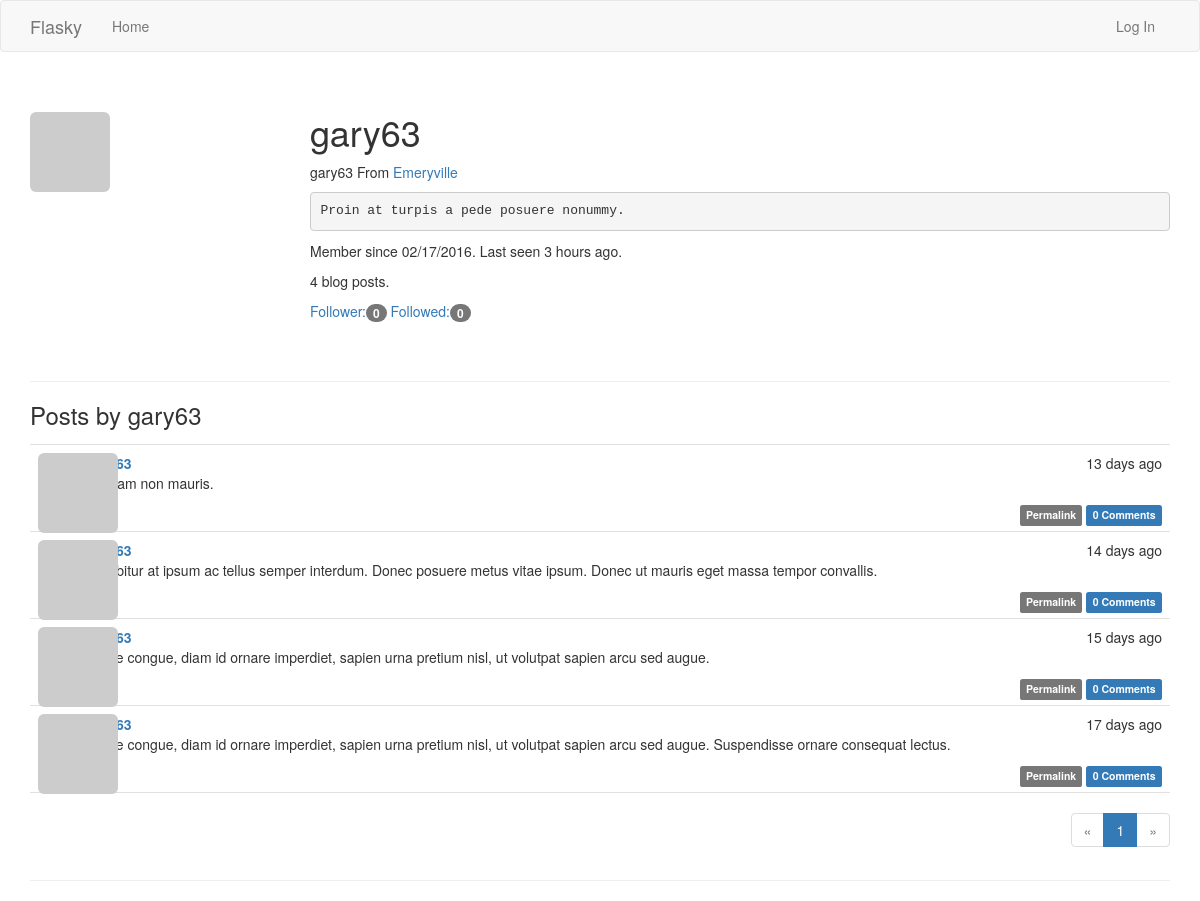
The page /user/gary63 on the database its author committed.
### app/models.py (models this page shows, shortened)
class User(UserMixin, db.Model):
    id = db.Column(db.Integer, primary_key=True)
    username = db.Column(db.String(64), unique=True, index=True)
    email = db.Column(db.String(64), unique=True, index=True)
    role_id = db.Column(db.Integer, db.ForeignKey('role.id'))
    password_hash = db.Column(db.String(128))
    confirmed = db.Column(db.Boolean, default=False)
    name = db.Column(db.String(64))
    location = db.Column(db.String(64))
    about_me = db.Column(db.Text)
    member_since = db.Column(db.DateTime, default=datetime.utcnow)
    last_seen = db.Column(db.DateTime, default=datetime.utcnow)
    avatar_hash = db.Column(db.String(32))
    posts = db.relationship('Post', backref='author', lazy='dynamic')
    followed = db.relationship('Follow', foreign_keys=[Follow.follower_id],
                               backref=db.backref('follower', lazy='joined'),
                               lazy='dynamic', cascade='all, delete-orphan')
    follower = db.relationship('Follow', foreign_keys=[Follow.followed_id],
                               backref=db.backref('followed', lazy='joined'),
                               lazy='dynamic', cascade='all, delete-orphan')
    comments = db.relationship('Comment', backref='author', lazy='dynamic')
    @property
    def password(self):
        raise AttributeError('password is not a readable attribute')
    def gravatar(self, size=100, default='identicon', rating='g'):
        url = 'https://secure.gravatar.com/avatar' if request.is_secure else 'http://www.gravatar.com/avatar'
        hash = self.avatar_hash or hashlib.md5(self.email.encode('utf-8')).hexdigest()
        return '{url}/{hash}?s={size}&d={default}&r={rating}'.format(
                url=url, hash=hash, size=size, default=default, rating=rating)

class Post(db.Model):
    id = db.Column(db.Integer, primary_key=True)
    body = db.Column(db.Text)
    body_html = db.Column(db.Text)
    timestamp = db.Column(db.DateTime, index=True, default=datetime.utcnow)
    author_id = db.Column(db.Integer, db.ForeignKey('user.id'))
    comments = db.relationship('Comment', backref='post', lazy='dynamic')

### app/main/views.py (the view)
@main.route('/user/<username>')
def user(username):
    user = User.query.filter_by(username=username).first()
    if not user:
        abort(404)
    page = request.args.get('page', type=int)
    pagination = user.posts.order_by(Post.timestamp.desc()).paginate(
                page=page,
                per_page=current_app.config['FLASKY_POSTS_PER_PAGE'],
                error_out=False)
    posts = pagination.items
    return render_template('user.html', user=user, pagination=pagination, posts=posts)

### app/auth/views.py (called while the page is built)
@auth.before_app_request
def before_request():
    if current_user.is_authenticated:
        current_user.ping()
        if not current_user.confirmed and request.endpoint[:5] != 'auth.' \
                and request.endpoint != 'static':
            return redirect(url_for('auth.unconfirmed'))

### app/main/__init__.py (called while the page is built)
@main.app_context_processor
def inject_permissions():
    return dict(Permission=Permission)

### app/models.py (called while the page is built)
    @property
    def is_administrator(self):
        return False

    def can(self, permissions):
        return False

### app/templates/user.html (shortened to what this page needs)
{% extends "base.html" %}
{% block page_content %}
<div class="page-header">
  <img class="img-rounded profile-thumbnail" src="{{ user.gravatar(size=256) }}">
  <div class="profile-header">
    <h1>{{ user.username }}</h1>
    {% if user.name or user.location %}
    <p>
      {% if user.name %}{{ user.username }}{% endif %}
      {% if user.location %}
      From <a href="http://maps.google.com/?q={{ user.location }}">{{ user.location }}</a>
      {% endif %}
    </p>
    {% endif %}
    {% if user.about_me %}<pre>{{ user.about_me }}</pre>{% endif %}
    <p>
      Member since {{ moment(user.member_since).format('L') }}.
      Last seen {{ moment(user.last_seen).fromNow() }}.
    </p>
    <p>{{ user.posts.count() }} blog posts.</p>
    <p>
      <a href="{{ url_for('.follower', username=user.username) }}">
        Follower:<span class="badge">{{ user.follower.count() - 1 }}</span>
      </a>
      <a href="{{ url_for('.followed_by', username=user.username) }}">
        Followed:<span class="badge">{{ user.followed.count() - 1 }}</span>
      </a>
    </p>
  </div>
</div>
<h3>Posts by {{ user.username }}</h3>
{% include "_posts.html" %}
{% if pagination %}
<div class="pagination">
  {% import "_macros.html" as macros %}
  {{ macros.pagination_widget(pagination, request.endpoint, username=user.username) }}
</div>
{% endif %}
{% endblock %}

### app/templates/base.html (shortened to what this page needs)
{% extends "bootstrap/base.html" %}
{% block head %}
{{ super() }}
<link rel="stylesheet" type="text/css" href="{{ url_for('static', filename='styles.css') }}">
{% endblock%}
{% block navbar %}
<div class="navbar navbar-default" role="navigation">
  <div class="container">
    <div class="navbar-header">
      <a class="navbar-brand" href="/">Flasky</a>
    </div>
    <div class="navbar-collapse collapse">
      <ul class="nav navbar-nav">
        <li><a href="/">Home</a></li>
      </ul>
      <ul class="nav navbar-nav navbar-right">
        {% if current_user.is_authenticated %}
        <li class="dropdown">
          <a id="rightdropdown" data-target="#" href="javascript:void(0)" class="dropdown-toggle" data-toggle="dropdown">
            <img src="{{ current_user.gravatar(size=18) }}">
            Account {{ current_user.username }} <b class="caret"></b>
          </a>
          <ul class="dropdown-menu" aria-labelledby="rightdropdown">
            <li><a href="{{ url_for('auth.change_password') }}">Change Password</a></li>
            <li><a href="{{ url_for('auth.change_email_request') }}">Change Email</a></li>
            <li><a href="{{ url_for('auth.logout') }}">Log Out</a></li>
          </ul>
        </li>
        {% else %}
        <li><a href="{{ url_for('auth.login') }}">Log In</a></li>
        {% endif %}
      </ul>
    </div>
  </div>
</div>
{% endblock %}
{% block content %}
<div class="container">
  <div class="page-header">
    {% block page_content %}{% endblock %}
  </div>
</div>
{% endblock %}

### app/templates/_posts.html (shortened to what this page needs)
<ul class="posts">
{% for post in posts %}
  <li class="post">
    <div class="post-thumbnail">
      <a href="{{ url_for('.user', username=post.author.username) }}">
        <img class="img-rounded profile-thumbnail" src="{{ post.author.gravatar(size=40) }}">
      </a>
    </div>
    <div class="post-content">
      <div class="post-date">{{ moment(post.timestamp).fromNow() }}</div>
      <div class="post-author">
        <a href="{{ url_for('.user', username=post.author.username) }}">
        </a>
      </div>
      <div class="post-body">
        {% if post.body_html %}
        {{ post.body_html | safe }}
        {% else %}
        {{ post.body }}
        {% endif %}
      </div>
      <div class="post-footer">
        <a href="{{ url_for('.post', id=post.id) }}">
          <span class="label label-default">Permalink</span>
        </a>
        <a href="{{ url_for('.post', id=post.id) }}#comments">
          <span class="label label-primary">{{ post.comments.count() }} Comments</span>
        </a>
      </div>
    </div>
  </li>
{% endfor %}
</ul>

### app/templates/_macros.html
{% macro pagination_widget(pagination, endpoint, fragment='') %}
<ul class="pagination">
  <li {% if not pagination.has_prev %}class="disabled"{% endif %}>
    <a href="{{ url_for(endpoint, page=pagination.page - 1, **kwargs) + fragment if pagination.has_prev else 'javascript:void(0)' }}">&laquo;</a>
  </li>
  {% for p in pagination.iter_pages() %}
  {% if p %}
  <li {% if p == pagination.page %}class="active"{% endif %}>
    <a href="{{ url_for(endpoint, page=p, **kwargs) }}{{ fragment }}">{{ p }}</a>
  </li>
  {% else %}
  <li class="disabled"><a href="javascript:void(0)">&hellip;</a></li>
  {% endif %}
  {% endfor %}
  <li {% if not pagination.has_next %} class="disabled" {% endif %}>
    <a href="{{ url_for(endpoint, page=pagination.page + 1, **kwargs) + fragment if pagination.has_next else 'javascript:void(0)' }}">&raquo;</a>
  </li>
</ul>
{% endmacro%}

### app/static/styles.css (style rules this page uses)
.profile-thumbnail { position: absolute; }
.profile-header { min-height: 260px; margin-left: 280px; }
ul.posts { list-style-type: none; padding: 0px; margin: 16px 0px 0px 0px; border-top: 1px solid #e0e0e0; }
ul.posts li.post { padding: 8px; border-bottom: 1px solid #e0e0e0; }
div.post-date { float: right; }
div.post-author { font-weight: bold; }
div.post-thumbnail { position: absolute; }
div.post-content { margin-left: 48px; min-height: 48px; }
div.post-footer { text-align: right; }
div.pagination { width: 100%; text-align: right; padding: 0px; margin: 0px; }

### rows shown on the page
User: username "gary63", location "Emeryville", about_me "Proin at turpis a pede posuere nonummy.", member_since "02/17/2016", last_seen "3 hours ago"
Post: timestamp "13 days ago", body_html "Aliquam non mauris.", comments.count "0"
Post: timestamp "14 days ago", body_html "Curabitur at ipsum ac tellus semper interdum. Donec posuere metus vitae ipsum. Donec ut mauris eget massa tempor convallis.", comments.count "0"
Post: timestamp "15 days ago", body_html "Fusce congue, diam id ornare imperdiet, sapien urna pretium nisl, ut volutpat sapien arcu sed augue.", comments.count "0"
Post: timestamp "17 days ago", body_html "Fusce congue, diam id ornare imperdiet, sapien urna pretium nisl, ut volutpat sapien arcu sed augue. Suspendisse ornare consequat lectus.", comments.count "0"

### other values the page prints
{{ user.posts.count() }} "4"
{{ user.follower.count() - 1 }} "0"
{{ user.followed.count() - 1 }} "0"
{{ p }} "1"
